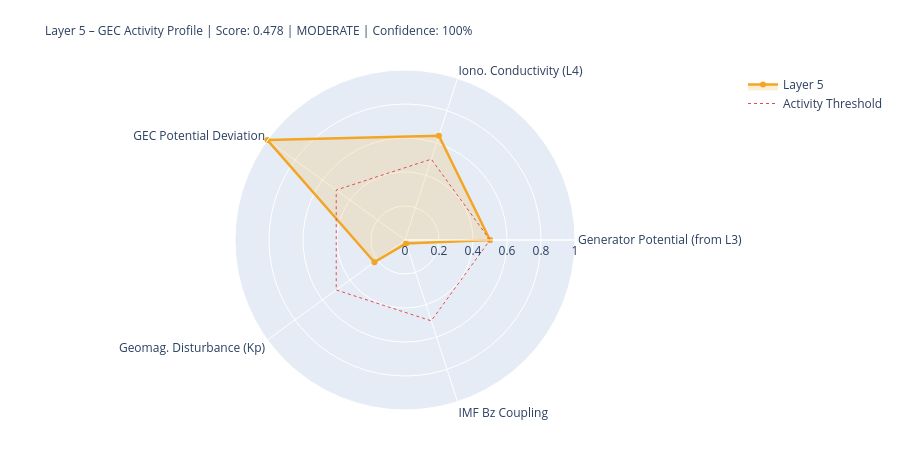

Here is the notebook cell this chart was saved with:
### Markdown cell above
---
## 5. State Assessment & Handoff to Layer 6

### Code cell
# ============================================================
# LAYER-5-SCORE
# ============================================================

# Components
# 1) Generator activity (Layer-3-driven)
gen_score = norm(generator_strength, 0.3, 2.0)
gen_src   = 'from_layer3' if l3_thunder_score is not None else 'estimated'

# 2) Ionospheric conductivity (Layer-4-driven)
iono_score = norm(iono_cond_factor, 0.7, 1.4)
iono_src   = 'from_layer4' if l4_ioniz is not None else 'estimated'

# 3) GEC potential deviation from reference
pot_score = norm(abs(delta_V_pct), 0, 30)  # 0 = at reference, 1 = 30% deviation
pot_src   = 'derived'

# 4) Geomagnetic disturbance (Kp) – modulates vertical currents
kp_score = norm(kp_val, 0, 9)
kp_src   = 'primary' if kp_now is not None else 'from_layer4'

# 5) IMF Bz coupling (southward = stronger M-I coupling → GEC influence)
bz_score = norm(-(bz_now or 0), -5, 30) if bz_now is not None else None
bz_src   = 'primary' if bz_now is not None else 'missing'

COMPONENTS = {
    'Generator Potential (from L3)':  {'score': gen_score,   'source': 'derived_from_layer3', 'dynamic': True},
    'Iono. Conductivity (L4)':      {'score': iono_score,  'source': iono_src, 'dynamic': True},
    'GEC Potential Deviation':      {'score': pot_score,   'source': pot_src,  'dynamic': True},
    'Geomag. Disturbance (Kp)':         {'score': kp_score,    'source': kp_src,   'dynamic': True},
    'IMF Bz Coupling':               {'score': bz_score,    'source': bz_src,   'dynamic': True},
}

available   = {k: v['score'] for k, v in COMPONENTS.items() if v['score'] is not None}
unavailable = [k for k, v in COMPONENTS.items() if v['score'] is None]
layer5_score = round(sum(available.values()) / len(available), 4) if available else None
confidence   = round(len(available) / len(COMPONENTS), 2)
level = ('unknown' if layer5_score is None
         else 'quiet'   if layer5_score < 0.3
         else 'moderate' if layer5_score < 0.6
         else 'active')
dominant_l5 = max(available, key=available.get) if available else 'none'

# Kp consistency: separate 1-min raw value from score value
kp_1m_raw   = kp_now          # directly from API (can be 0.0 during live measurement)
kp_for_score = kp_val          # from Layer-0 context or estimated value if needed
kp_score_src = kp_src

W = 68
print('=' * W)
print('LAYER 5 – GLOBAL ELECTRIC CIRCUIT – STATE ASSESSMENT')
print('=' * W)
for name, comp in COMPONENTS.items():
    s = comp['score']
    if s is not None:
        bar = '█' * int(s*20) + '░' * (20-int(s*20))
        print(f'  {name:<34} {bar}  {s:.3f}  [{comp["source"]}]')
    else:
        print(f'  {name:<34} {"─"*20}  n/a   [missing]')
print('-' * W)
print(f'  Score:         {layer5_score:.3f}  ({len(available)}/{len(COMPONENTS)} components)')
print(f'  Confidence:    {confidence:.0%}')
print(f'  Level:         {level.upper()}')
print(f'  Dominant:      {dominant_l5}')
print(f'  V_iono:        {V_iono_mod:.1f} kV  (Δ {delta_V_pct:+.1f}% vs. Ref)')
print(f'  I_total:       {I_total_mod:.1f} A   (Δ {delta_I_pct:+.1f}% vs. Ref)')
print('=' * W)

# Radar
cats   = list(available.keys())
vals_r = list(available.values())
if len(cats) >= 3:
    fig = go.Figure()
    fig.add_trace(go.Scatterpolar(
        r=vals_r + [vals_r[0]], theta=cats + [cats[0]],
        fill='toself', fillcolor='rgba(242,166,35,0.18)',
        line=dict(color='#F2A623', width=2.5), name='Layer 5'
    ))
    fig.add_trace(go.Scatterpolar(
        r=[0.5]*(len(cats)+1), theta=cats+[cats[0]],
        line=dict(color='#E24B4A', dash='dot', width=1),
        mode='lines', name='Activity Threshold'
    ))
    fig.update_layout(
        title=dict(
            text=f'Layer 5 – GEC Activity Profile | Score: {layer5_score:.3f} | {level.upper()} | Confidence: {confidence:.0%}',
            font=dict(size=12)
        ),
        polar=dict(radialaxis=dict(visible=True, range=[0,1])),
        height=450, showlegend=True,
        margin=dict(l=80, r=80, t=70, b=40)
    )
    fig.show()

### Figure 1 — Plotly figure (JSON) as saved in the notebook; plotly's stock layout.template omitted (floating-point values rounded to 4 significant figures)
{"data": [{"fill": "toself", "fillcolor": "rgba(242,166,35,0.18)", "line": {"color": "#F2A623", "width": 2.5}, "name": "Layer 5", "r": [0.5, 0.6454, 1.0, 0.2222, 0.0214, 0.5], "theta": ["Generator Potential (from L3)", "Iono. Conductivity (L4)", "GEC Potential Deviation", "Geomag. Disturbance (Kp)", "IMF Bz Coupling", "Generator Potential (from L3)"], "type": "scatterpolar"}, {"line": {"color": "#E24B4A", "dash": "dot", "width": 1}, "mode": "lines", "name": "Activity Threshold", "r": [0.5, 0.5, 0.5, 0.5, 0.5, 0.5], "theta": ["Generator Potential (from L3)", "Iono. Conductivity (L4)", "GEC Potential Deviation", "Geomag. Disturbance (Kp)", "IMF Bz Coupling", "Generator Potential (from L3)"], "type": "scatterpolar"}], "layout": {"height": 450, "margin": {"b": 40, "l": 80, "r": 80, "t": 70}, "polar": {"radialaxis": {"range": [0, 1], "visible": true}}, "showlegend": true, "title": {"font": {"size": 12}, "text": "Layer 5 – GEC Activity Profile | Score: 0.478 | MODERATE | Confidence: 100%"}}}
